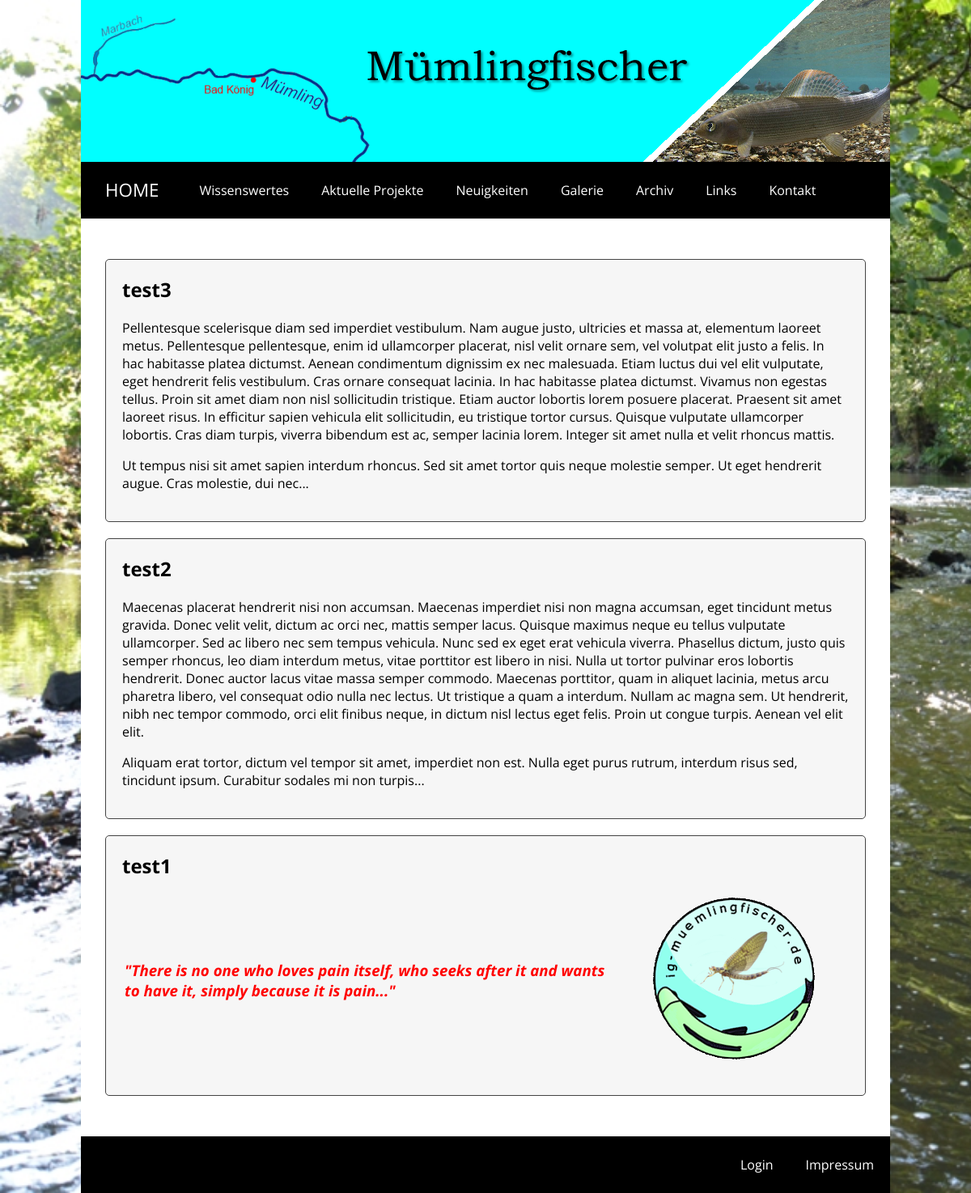
The page / on the database its author committed.
### tables this page shows
CREATE TABLE IF NOT EXISTS `articles` (
`id` bigint(20) unsigned NOT NULL,
  `title` varchar(100) NOT NULL,
  `article` varchar(8000) NOT NULL,
  `author` bigint(20) unsigned NOT NULL,
  `category` bigint(20) unsigned NOT NULL
);

### nav/sites.php (called while the page is built)
<?php
$section = "";
$resource = "";
$file_type = "";
if (isset($_GET["section"])) {
    $section = $_GET["section"];
    if (isset($_GET["resource"])) {
        $resource = $_GET["resource"]."/";
    }
    if (file_exists($resource.$section.".html")) {
        $file_type = "html";
    } else if (file_exists($resource.$section.".htm")) {
        $file_type = "htm";
    } else if (file_exists($resource.$section.".php")) {
        $file_type = "php";
    }
} else {
    $section = "home";
    $resource = "docs/";
    $file_type = "php";
}
include($resource.$section.".".$file_type);
?>

### docs/home.php (the view, shortened to what this page needs)
<?php
include("auth/db_auth.php");
$sql = "SELECT id, title, article, author FROM articles";
$result = $conn->query($sql);
if ($result->num_rows > 0) {
    $sql_dump = array();
    while($row = $result->fetch_assoc()) {
        $sql_dump[count($sql_dump)] = $row;
    }
} else {
    echo "Keine Artikel vorhanden!";
}
usort($sql_dump, function($a, $b) {
    return $b["id"] - $a["id"];
});
foreach ($sql_dump as $entry) {
    if (strlen($entry["article"]) > 1000) {
        if (preg_match("/^.{1,1000}\b/s", $entry["article"], $match))
        {
            $entry["article"] = $match[0];
        }
        if (substr($entry["article"], -1) == " ") {
            $entry["article"] = substr($entry["article"], 0, -1);
        }
        $entry["article"] .= "...";
    }
    ?>
    <section class="container">
        <h2 class="flush-top"><?php echo $entry["title"]; ?></h2>
        <p><?php echo $entry["article"]; ?></p>
    </section>
    <?php
}
?>

### index.php (shortened to what this page needs)
<!DOCTYPE html>
<html lang="de">
<head>
    <link rel="stylesheet" href="css/style.css">
    <link rel="stylesheet" href="css/slimbox2.css">
</head>
<body onload="msieversion();">
    <div class="wrapper-main">
        <header class="header-main">
            <a href="index.php"></a>
        </header>
        <nav class="nav-main">
        </nav>
        <main class="content-main">
            <?php include("nav/sites.php"); ?>
        </main>
        <footer class="footer-main">
            <?php include("nav/footer.php"); ?>
        </footer>
    </div>
</body>
</html>

### nav/footer.php
<ul>
    <?php if (isset($_SESSION["isLoggedIn"]) === true) { ?>
    <li>
        <a href='?resource=user&section=management' class='footer-item'>Verwaltung</a>
    </li>
    <li>
        <a href='?resource=user&section=profile' class='footer-item'>Profil</a>
    </li>
    <li>
        <a href='?resource=auth&section=logout' class='footer-item'>Logout</a>
    </li>
    <?php } else { ?>
    <li>
        <a href='?resource=auth&section=login' class='footer-item'>Login</a>
    </li>
    <?php } ?>
    <li>
        <a href="?resource=docs&section=impressum" class="footer-item">Impressum</a>
    </li>
</ul>

### css/style.css (style rules this page uses)
html { overflow-y:scroll }
body { font:1em "Open Sans",sans-serif;margin:0 }
td { padding-right:40px }
.wrapper-main { width:1000px;margin:0 auto }
.container { padding:20px;background-color:#f6f6f6;border:1px solid #444;border-radius:5px }
.flush-top { margin-top:0 }
.header-main { background-image:url("../img/header.png");background-repeat:no-repeat;height:200px }
.header-main a { display:block;height:100% }
.nav-main { background-color:#000;width:100%;height:70px;color:#fff }
.nav-main .logo { float:left;height:40px;padding:15px 30px;font-size:1.4em;line-height:40px;text-decoration:none;color:#fff;text-transform:uppercase }
.nav-main>ul { margin:0;padding:0;float:left;list-style-type:none }
.nav-main>ul>li { float:left }
.nav-item { display:inline-block;padding:15px 20px;height:40px;line-height:40px;color:#fff;text-decoration:none }
.content-main { background-color:#fff;padding:30px }
.footer-main { background-color:#000;width:100%;height:70px;color:#fff }
.footer-main>ul { margin:0;padding:0;float:right;list-style-type:none }
.footer-main>ul>li { float:left }
.footer-item { display:inline-block;padding:15px 20px;height:40px;line-height:40px;color:#fff;text-decoration:none }
@media (min-width: 1000px) { body { background-image:url("../img/muemling.jpg");background-repeat:no-repeat;background-attachment:fixed;background-size:cover } }

### rows shown on the page
articles: title "test3", article "Pellentesque scelerisque diam sed imperdiet vestibulum. Nam augue justo, ultricies et massa at, elementum laoreet metus. Pellentesque pellentesque, enim id ullamcorper placerat, nisl velit ornare sem, vel volutpat elit justo a felis. In hac habitasse platea dictumst. Aenean condimentum dignissim ex nec malesuada. Etiam luctus dui vel elit vulputate, eget hendrerit felis vestibulum. Cras ornare consequat lacinia. In hac habitasse platea dictumst. Vivamus non egestas tellus. Proin sit amet diam non nisl sollicitudin tristique. Etiam auctor lobortis lorem posuere placerat. Praesent sit amet laoreet risus. In efficitur sapien vehicula elit sollicitudin, eu tristique tortor cursus. Quisque…"
articles: title "test2", article "Maecenas placerat hendrerit nisi non accumsan. Maecenas imperdiet nisi non magna accumsan, eget tincidunt metus gravida. Donec velit velit, dictum ac orci nec, mattis semper lacus. Quisque maximus neque eu tellus vulputate ullamcorper. Sed ac libero nec sem tempus vehicula. Nunc sed ex eget erat vehicula viverra. Phasellus dictum, justo quis semper rhoncus, leo diam interdum metus, vitae porttitor est libero in nisi. Nulla ut tortor pulvinar eros lobortis hendrerit. Donec auctor lacus vitae massa semper commodo. Maecenas porttitor, quam in aliquet lacinia, metus arcu pharetra libero, vel consequat odio nulla nec lectus. Ut tristique a quam a interdum. Nullam ac magna sem. Ut hendrerit, nibh…"
articles: title "test1", article "\"There is no one who loves pain itself, who seeks after it and wants to have it, simply because it is pain...\"", article (picture)
